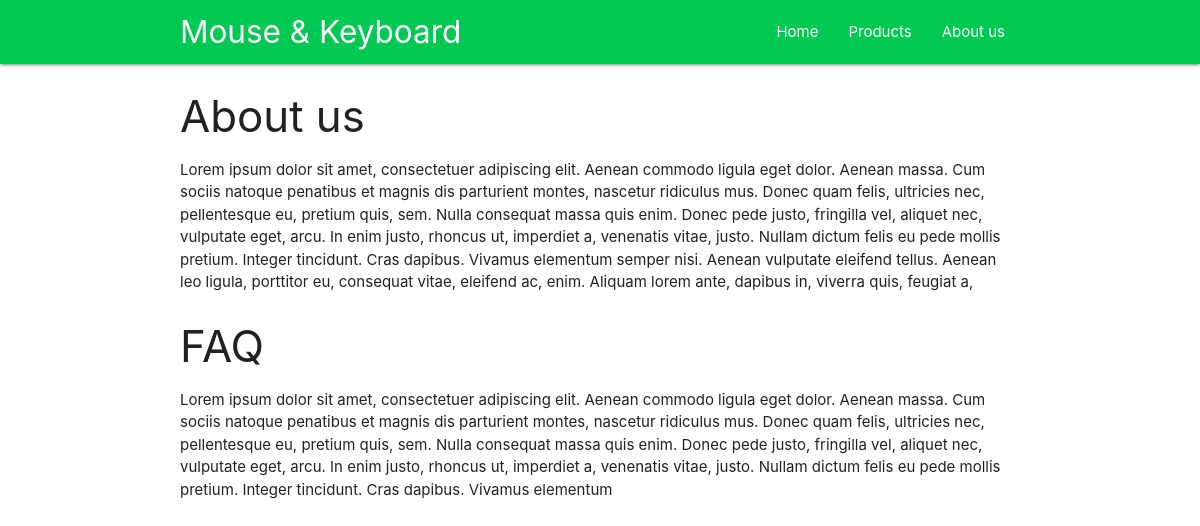
The page /about/ on the database its author committed.
### Products/models.py (models this page shows, shortened)
class About(models.Model):
    title = models.CharField(max_length=100)
    content = models.TextField()
    faq_title = models.CharField(max_length=100,default="FAQ")
    faq = models.TextField()

### Products/views.py (the view)
# urls.py: path('about/',views.about),
def about(request):
    return render(request,'Products/about.html',{"about": About.objects.all})

### Products/templates/Products/about.html
{% extends 'Products/base.html' %}
{% block content %}
    <div class="container">
        {% for events in about %}
            <h3>{{ events.title}}</h3>
            <p>{{ events.content}}</p>
            <h3>{{ events.faq_title }}</h3>
            <p>{{ events.faq }}</p>
        {% endfor %}
    </div>
{% endblock content %}

### rows shown on the page
About: title "About us", content "Lorem ipsum dolor sit amet, consectetuer adipiscing elit. Aenean commodo ligula eget dolor. Aenean massa. Cum sociis natoque penatibus et magnis dis parturient montes, nascetur ridiculus mus. Donec quam felis, ultricies nec, pellentesque eu, pretium quis, sem. Nulla consequat massa quis enim. Donec pede justo, fringilla vel, aliquet nec, vulputate eget, arcu. In enim justo, rhoncus ut, imperdiet a, venenatis vitae, justo. Nullam dictum felis eu pede mollis pretium. Integer tincidunt. Cras dapibus. Vivamus elementum semper nisi. Aenean vulputate eleifend tellus. Aenean leo ligula, porttitor eu, consequat vitae, eleifend ac, enim. Aliquam lorem ante, dapibus in, viverra quis, feugiat a,", faq_title "FAQ", faq "Lorem ipsum dolor sit amet, consectetuer adipiscing elit. Aenean commodo ligula eget dolor. Aenean massa. Cum sociis natoque penatibus et magnis dis parturient montes, nascetur ridiculus mus. Donec quam felis, ultricies nec, pellentesque eu, pretium quis, sem. Nulla consequat massa quis enim. Donec pede justo, fringilla vel, aliquet nec, vulputate eget, arcu. In enim justo, rhoncus ut, imperdiet a, venenatis vitae, justo. Nullam dictum felis eu pede mollis pretium. Integer tincidunt. Cras dapibus. Vivamus elementum"
